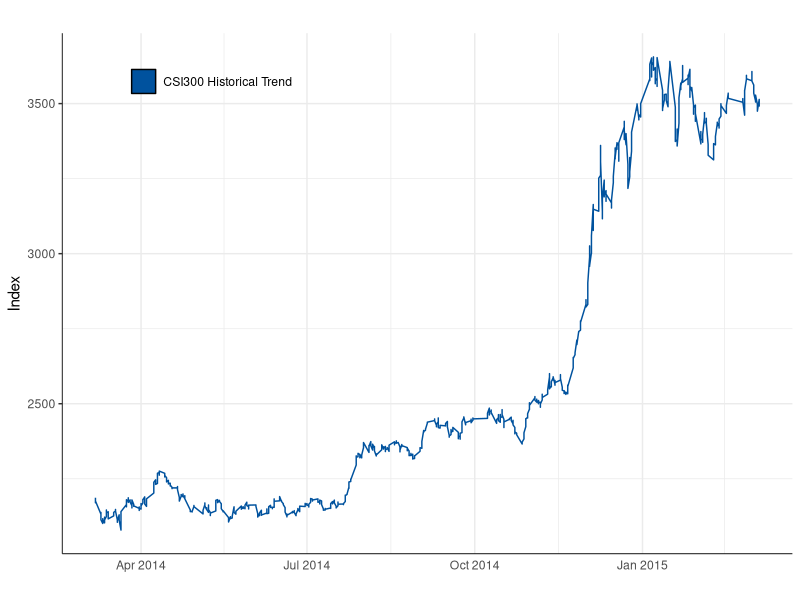
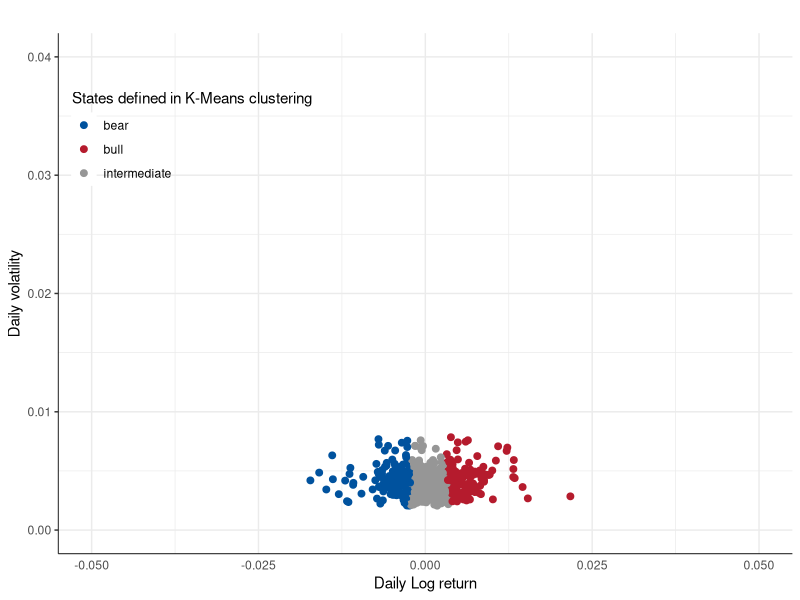
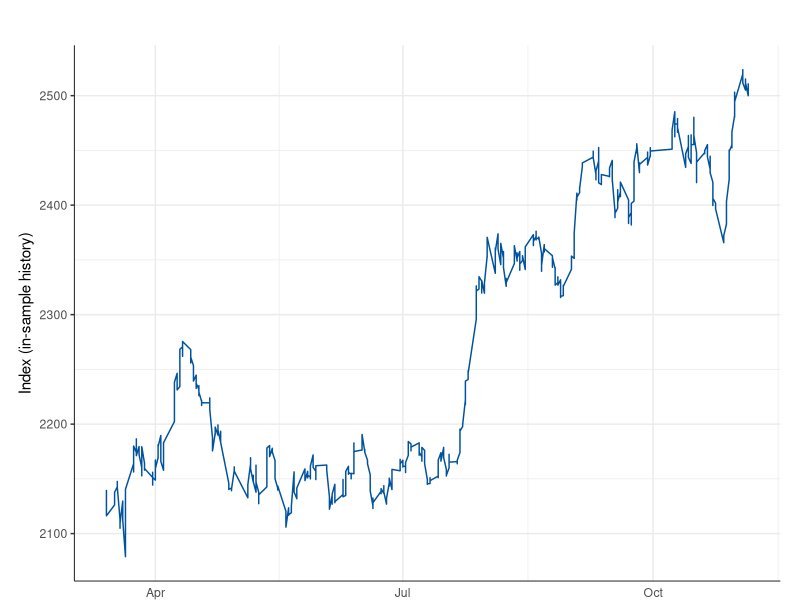
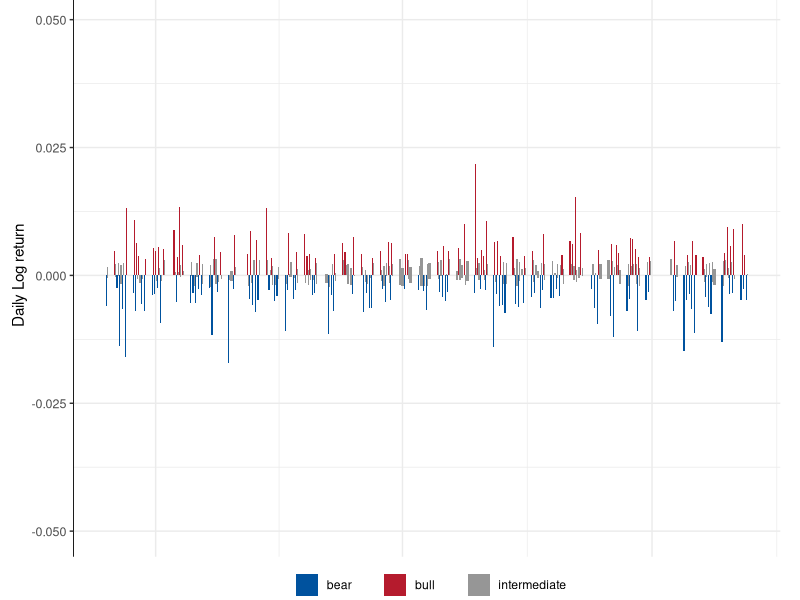
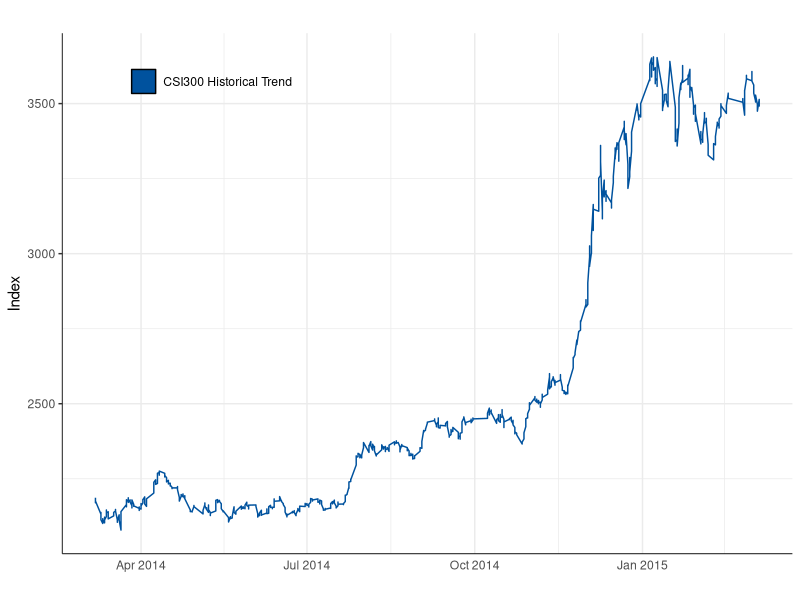
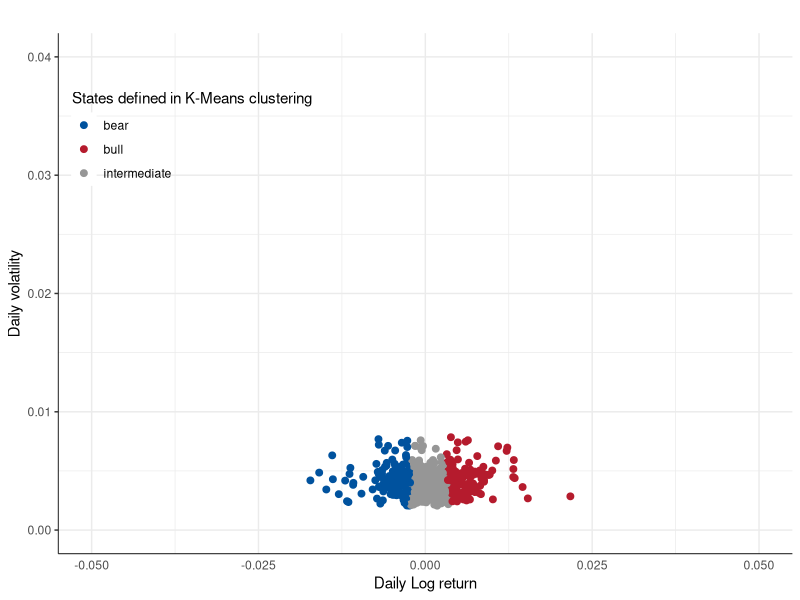
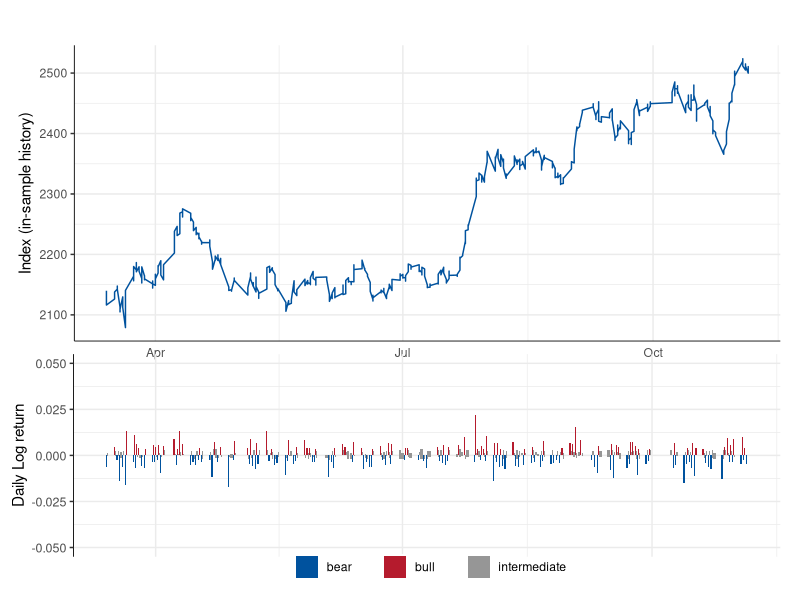

Write R code to recreate these figures, in order.
# Plot - Historical Data
#
# Color Scheme:
#   Blue: #00529e
#   Red:  #b51b2d
#   Gray: #969696

library(ggplot2)
library(reshape2)
library(grid)
setwd('/Users/troy_sky/Documents/R/Thesis/60min_1415')
vplayout = function(x, y) viewport(layout.pos.row = x, layout.pos.col = y)

# Data Loading
dataFullIndex = read.csv('dataHistoricalIndex.csv')
dataRetIn = read.csv('dataInSample.csv')

# Figure 1 - Index line plot
histFig1 = ggplot(data = dataFullIndex,aes(x = as.Date(time),y = close,group = 0)) + 
  geom_line(aes(color = '1'),size = 0.5) + 
  scale_color_manual('',labels = 'CSI300 Historical Trend',values = '#00529e') + 
  theme_bw() + 
  theme(panel.background = element_blank()) + 
  theme(panel.border = element_blank()) + 
  theme(axis.line = element_line(size = 0.3)) + 
  theme(axis.ticks.x = element_blank()) + 
  theme(legend.position = c(0.205,0.93)) + 
  theme(legend.key = element_rect(fill = '#00529e',color = NULL)) + 
  theme(legend.background = element_blank()) + 
  labs(x = '',y = 'Index',title = '')
print(histFig1)
ggsave('histFig1.pdf',histFig1,width = 10,height = 4)

# Figure 2 - Return scatter plot
histFig2 = ggplot(data = dataRetIn,aes(x = ret,y = std)) + 
  geom_point(aes(color = label),size = 2) + 
  xlim(c(-0.05,0.05)) + ylim(c(0,0.04)) + 
  scale_color_manual('States defined in K-Means clustering',
                     values = c('#00529e','#b51b2d','#969696')) + 
  theme_bw() + 
  theme(panel.background = element_blank()) + 
  theme(panel.border = element_blank()) + 
  theme(axis.line = element_line(size = 0.3)) + 
  theme(axis.ticks.x = element_blank()) + 
  theme(legend.position = c(0.182,0.8)) + 
  theme(legend.key = element_rect(fill = NULL,color = '#ffffff')) + 
  theme(legend.background = element_blank()) + 
  labs(x = 'Daily Log return',y = 'Daily volatility',title = '')
print(histFig2)
ggsave('histFig2.pdf',histFig2,width = 10,height = 4)

# Figure 3 - Index line plot & Return bar plot
dataIndexReturn = merge(dataFullIndex,dataRetIn,by = 'time',all.y = T)
histFig3_Up = ggplot(data = dataIndexReturn,aes(x = as.Date(time),y = close,group = 0)) + 
  geom_line(aes(color = '1'),size = 0.5) + 
  scale_color_manual('',labels = 'CSI300 Historical Trend',values = '#00529e') + 
  theme_bw() + 
  theme(panel.background = element_blank()) + 
  theme(panel.border = element_blank()) + 
  theme(axis.title.y = element_text(vjust = 1.3)) + 
  theme(axis.line = element_line(size = 0.3)) + 
  theme(axis.ticks.x = element_blank()) + 
  theme(legend.position = 'none') + 
  labs(x = '',y = 'Index (in-sample history)',title = '') + 
  theme(plot.margin = unit(c(0.5,0.5,-0.5,0.5),'cm'))
print(histFig3_Up)

histFig3_Down = ggplot(data = dataIndexReturn,aes(x = as.Date(time),y = ret)) + 
  geom_bar(stat = 'identity',aes(fill = label),position = 'dodge') + 
  scale_fill_manual('',labels = c('bear        ','bull        ','intermediate'),
                    values = c('#00529e','#b51b2d','#969696')) + 
  ylim(c(-0.05,0.05)) + theme_bw() + 
  theme(panel.background = element_blank()) + 
  theme(panel.border = element_blank()) + 
  theme(axis.line = element_line(size = 0.3)) + 
  theme(axis.line.x = element_blank()) + 
  theme(axis.ticks.x = element_blank()) + 
  theme(axis.text.x = element_blank()) + 
  theme(axis.text.y = element_text(size = 9)) + 
  theme(legend.position = c(0.5,-0.05)) + 
  theme(legend.direction = 'horizontal') + 
  theme(legend.key = element_rect(color = '#ffffff')) + 
  theme(legend.background = element_blank()) + 
  labs(x = '',y = 'Daily Log return',title = '') + 
  theme(plot.margin = unit(c(-0.8,0.5,0.5,0.3),'cm'))
print(histFig3_Down)

pdf('histFig3.pdf', width = 10, height = 6)
grid.newpage()
pushViewport(viewport(layout = grid.layout(5, 1)))
print(histFig3_Up, vp = vplayout(1:3, 1))
print(histFig3_Down, vp = vplayout(4:5, 1))
dev.off()